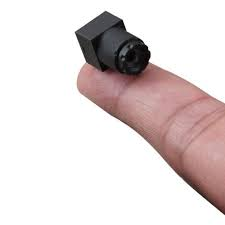
//> input picture pictures/index.jpeg, 225 x 225 px
$ ./mykmean ../pictures/index.jpeg 3   (built with g++ and OpenCV 4)
//> lines starting //> are read from the running program, lines starting //| are printed output that depends on the picture
//============================================================================
// Name        : KMeansDemo.cpp
// Author      : Pavan chaudhary
//============================================================================
#include <opencv2/core.hpp>
#include <opencv2/imgproc.hpp>
#include <opencv2/imgcodecs.hpp>
#include <opencv2/highgui.hpp>
#include <string>
#include <vector>
#include <iostream>
#include <chrono>

/*****************************************************************************************************************************/
//Namespaces
using namespace cv;
using namespace std;
/*****************************************************************************************************************************/
//Global Variables
const unsigned int SLIDER_MAX = 25;
const std::string WINDOW_NAME = "KMeans demo";
const std::string TRACKBAR_NAME = "Clusters";
int MAX_ITERATIONS = 2;
Mat image;

/*****************************************************************************************************************************/
/**
    Returns the processed image using cv::kmeans

    @param const Mat& source The image to be processed.
    @return A reduced color image with (sliderValue) colors
*/
Mat applyKMeans(const Mat& source,int k);

/*****************************************************************************************************************************/

int main (int argc,const char* argv[]) {
	image = imread(argv[1], IMREAD_COLOR);
//> image is the input picture: 225 rows x 225 cols, CV_8UC3; mean B, G, R 215.4, 215.8, 225.5
	long k=strtol(argv[2],NULL,10);
//> k = 3
	if (!image.data){
		cout << "Image contains no data" << endl;
		destroyAllWindows();
		return EXIT_FAILURE;
	}
	namedWindow(WINDOW_NAME,WINDOW_NORMAL);
	Mat modImage=applyKMeans(image,k);
	string clus=argv[2];
	imwrite("/home/pavan/Major/pictures/sid_"+clus+".jpg",modImage);
	imshow(WINDOW_NAME,modImage);
	waitKey(0);
	destroyAllWindows();
	return EXIT_SUCCESS;
}

/*****************************************************************************************************************************/

Mat applyKMeans(const Mat& source,int k){
//> called with k = 3

	chrono::high_resolution_clock::time_point start,end; // for time measurement
	chrono::duration<double> elapsedTime;			 	  // for time measurement
	start =chrono::high_resolution_clock::now();
	const unsigned int singleLineSize = source.rows * source.cols;
//> singleLineSize = 50625
	Mat data = source.reshape(1, singleLineSize);
	data.convertTo(data, CV_32F);
	vector<int> labels;
	Mat1f colors;
	kmeans(data,k,labels,cv::TermCriteria(cv::TermCriteria::EPS+cv::TermCriteria::COUNT, 10, 1.),MAX_ITERATIONS,cv::KMEANS_PP_CENTERS,colors);
//> labels = 50625 items; colors = [[138.7, 140.5, 185.3], [254.5, 254.6, 254.7], [55, 54.13, 64.65]]
	for (unsigned int i = 0 ; i < singleLineSize ; i++ ){
				data.at<float>(i, 0) = colors(labels[i], 0);
		        data.at<float>(i, 1) = colors(labels[i], 1);
		        data.at<float>(i, 2) = colors(labels[i], 2);
	}

	Mat outputImage = data.reshape(3, source.rows);
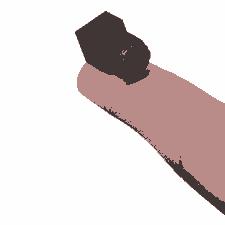
//> outputImage: 225 rows x 225 cols, CV_32FC3; mean B, G, R 215.5, 215.8, 225.5
	outputImage.convertTo(outputImage, CV_8U);
//> outputImage: 225 rows x 225 cols, CV_8UC3
//> in main, `string clus=argv[2];`: clus = '3'
	end = std::chrono::high_resolution_clock::now();
	elapsedTime = std::chrono::duration_cast<std::chrono::duration<double>>(end - start);
	std::cout<< "Elapsed time for processing with " << k <<" clusters " << elapsedTime.count() << "s" << std::endl;
	return outputImage;
}

/*****************************************************************************************************************************/


/*****************************************************************************************************************************/
